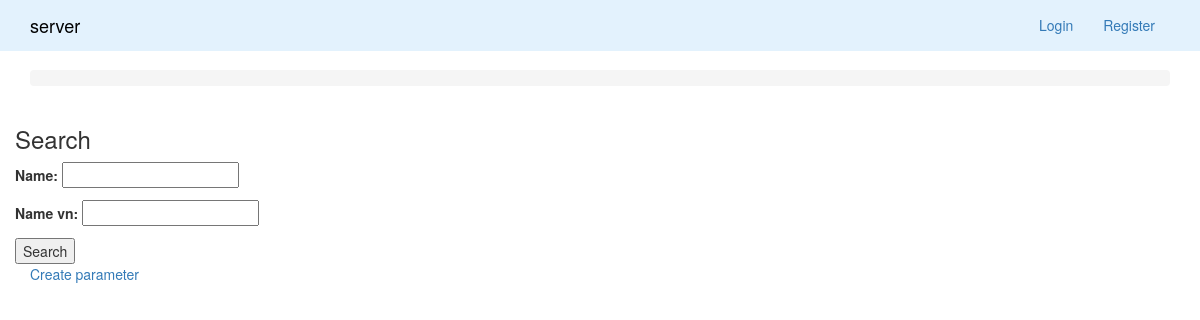
/parameter/, run on an earlier commit of the app's database.
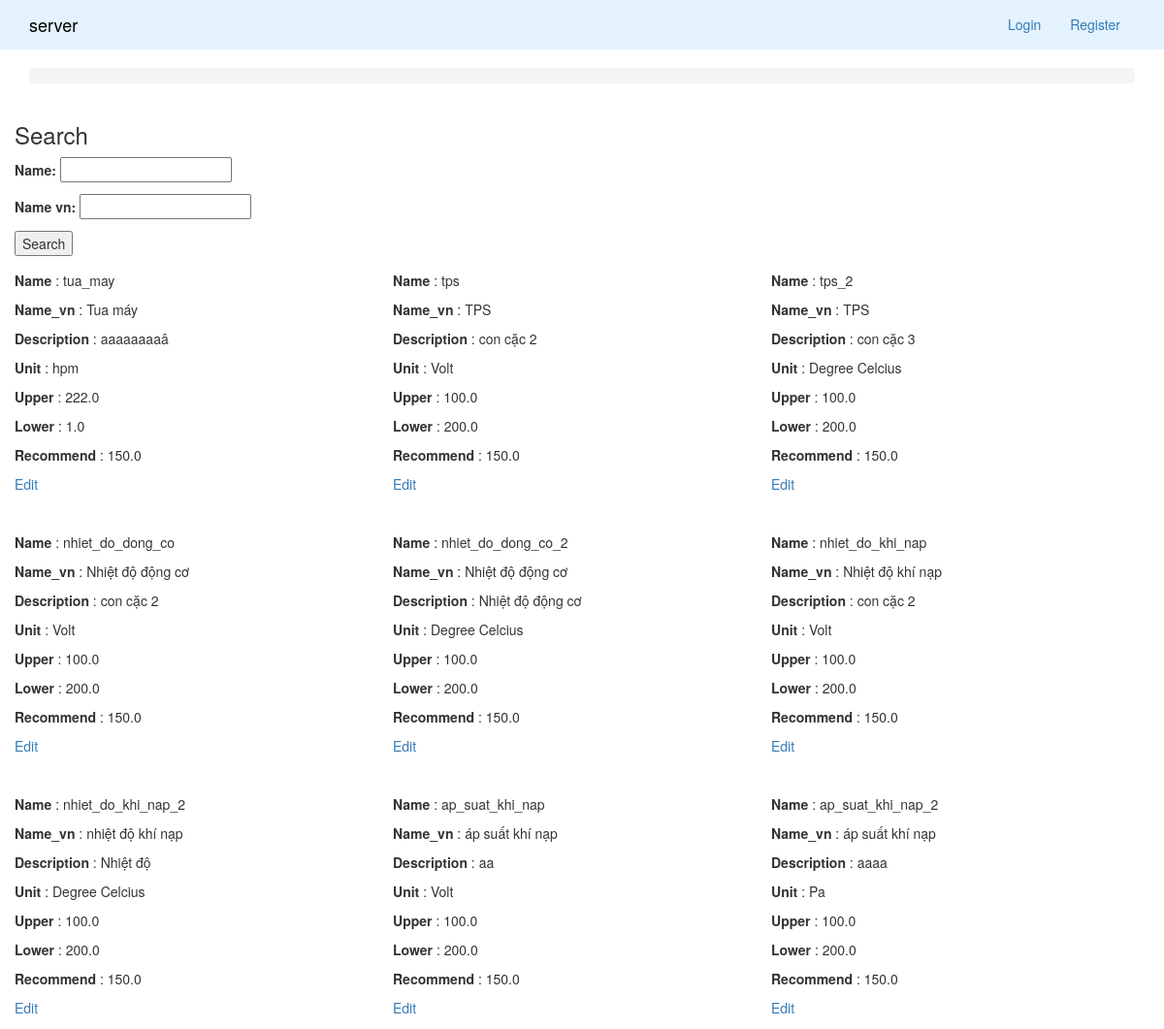
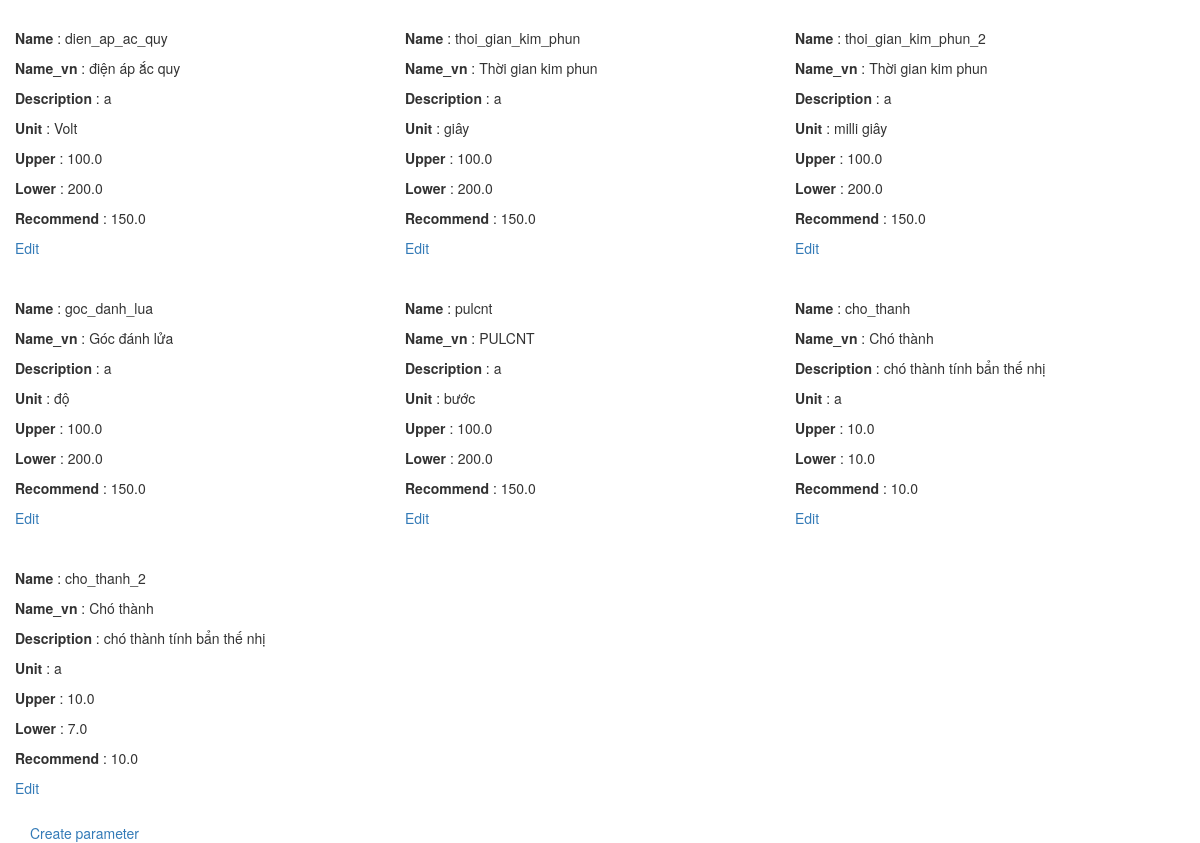
And on a later commit of the database (2 pictures, top to bottom).
### firmware/models/Parameter.py (models this page shows)
class Parameter(models.Model):
    name = models.CharField(max_length=200, unique=True)
    name_vn = models.CharField(max_length=200)
    description = models.CharField(max_length=500)
    unit = models.CharField(max_length=200)
    upper = models.FloatField()
    lower = models.FloatField()
    recommend = models.FloatField()

### firmware/views/ParameterView.py (the view, shortened to what this page needs)
# urls.py: url(r'^parameter/$', ParameterView.as_view(), name='parameter'),
class ParameterView(View):
    template_name = 'firmware/parameter.html'
    def get_parameters(self):
        parameters = Parameter.objects.all()
        return parameters
    def get_items(self, parameters):
        items = []
        for parameter in parameters:
            item = {
                'id': parameter.id,
                'name': parameter.name,
                'name_vn': parameter.name_vn,
                'description': parameter.description,
                'unit': parameter.unit,
                'upper': parameter.upper,
                'lower': parameter.lower,
                'recommend': parameter.recommend
            }
            items.append(item)
        return items
    def get(self, request):
        parameters = self.get_parameters()
        items = self.get_items(parameters)
        context = {
            'items': items,
            'search_parameter_form': SearchParameterForm()
        }
        return TemplateResponse(request, self.template_name, context)

### firmware/forms/SearchParameterForm.py
class SearchParameterForm(forms.Form):
    name = forms.CharField(required=False)
    name_vn = forms.CharField(required=False)

### firmware/context_processors.py (called while the page is built)
def is_moderator(request):
    return request.user.groups.filter(name='moderator').exists()

def user(request):
    return {
        'user': request.user,
        'moderator': is_moderator(request)
    }

### templates/firmware/parameter.html (shortened to what this page needs)
{% extends 'includes/layout.html' %}
{% load static %}
{% load humanize %}
{% load mathfilters %}
{% block content %}
    <div class="row">
        {% if search_parameter_form %}
            <h3> Search </h3>
            <form method='post'>{% csrf_token %}
                {{ search_parameter_form.as_p }}
                <button type='submit'> Search </button>
            </form>
        {% endif %}
    </div>
    <div class="row">
        {% for item in items %}
            <div class='col-lg-4' style='margin: 15px 0'>
                <div class="row">
                    <p> <strong> Name </strong>: {{item.name}} </p>
                    <p> <strong> Name_vn </strong>: {{item.name_vn}} </p>
                    <p> <strong> Description </strong>: {{item.description}} </p>
                    <p> <strong> Unit </strong>: {{item.unit}} </p>
                    <p> <strong> Upper </strong>: {{item.upper}} </p>
                    <p> <strong> Lower </strong>: {{item.lower}} </p>
                    <p> <strong> Recommend </strong>: {{item.recommend}} </p>
                    <p> <a href='{% url 'firmware:parameter-edit' item.id %}'> Edit </a> </p>
                </div>
            </div>
        {% endfor %}
    </div>
    {% if not create_parameter_form and not parameter_edit_form %}
        <a href="{% url 'firmware:create-parameter' %}" class='button'> Create parameter</a>
    {% endif %}
{% endblock %}

### templates/includes/layout.html (shortened to what this page needs)
<!DOCTYPE html>
<html lang="en">
{% include "includes/head.html" %}
<body>
    {% include "includes/nav.html" %}
    <div class="container">
        {% block breadcrumb %}
            <div class="row">
                <div class="col-md-12">
                    <ol class="breadcrumb">
                    </ol>
                </div>
            </div>
        {% endblock %}
        {% block content %}
        {% endblock %}
    </div>
</body>

### templates/includes/head.html (shortened to what this page needs)
<head>
    {% load static %}
    <link href="{% static 'css/bootstrap.min.css' %}" rel="stylesheet">
    <link href="{% static 'css/shop-homepage.css' %}" rel="stylesheet">
</head>

### templates/includes/nav.html (shortened to what this page needs)
{% load static %}
<nav class="navbar navbar-light navbar-fixed-top" style="background-color: #e3f2fd;" role="navigation">
    <div class="container">
        <div class="navbar-header">
            <a class="navbar-brand" href="{% url 'firmware:index' %}" style="color: #000;">server</a>
        </div>
        <div class="collapse navbar-collapse" id="bs-example-navbar-collapse-1">
            <div class="collapse navbar-collapse">
                <ul class="nav navbar-nav" style="float: right;">
                    {% if user.is_authenticated %}
                        <li class="navbar-text navbar-left">Logged in as
                        {% if moderator %}
                            <strong>moderator</strong>
                        {% endif %}
                        {{ user.username }}</li>
                        <li>
                            <a href="{% url 'firmware:logout' %}">Logout</a>
                        </li>
                    {% else %}
                        <li>
                            <a href="{% url 'firmware:login' %}">Login</a>
                        </li>
                        <li>
                            <a href="{% url 'firmware:register' %}">Register</a>
                        </li>
                    {% endif %}
                </ul>
            </div>
        </div>
    </div>
</nav>

### static/css/shop-homepage.css (style rules this page uses)
body { padding-top: 70px; }

What changed in the data, as far as the page shows it:
added Parameter: name "tua_may", name_vn "Tua máy", description "aaaaaaaaâ", unit "hpm", upper "222.0", lower "1.0", recommend "150.0"
added Parameter: name "tps", name_vn "TPS", description "con cặc 2", unit "Volt", upper "100.0", lower "200.0", recommend "150.0"
added Parameter: name "tps_2", name_vn "TPS", description "con cặc 3", unit "Degree Celcius", upper "100.0", lower "200.0", recommend "150.0"
added Parameter: name "nhiet_do_dong_co", name_vn "Nhiệt độ động cơ", description "con cặc 2", unit "Volt", upper "100.0", lower "200.0", recommend "150.0"
added Parameter: name "nhiet_do_dong_co_2", name_vn "Nhiệt độ động cơ", description "Nhiệt độ động cơ", unit "Degree Celcius", upper "100.0", lower "200.0", recommend "150.0"
added Parameter: name "nhiet_do_khi_nap", name_vn "Nhiệt độ khí nạp", description "con cặc 2", unit "Volt", upper "100.0", lower "200.0", recommend "150.0"
added Parameter: name "nhiet_do_khi_nap_2", name_vn "nhiệt độ khí nạp", description "Nhiệt độ", unit "Degree Celcius", upper "100.0", lower "200.0", recommend "150.0"
added Parameter: name "ap_suat_khi_nap", name_vn "áp suất khí nạp", description "aa", unit "Volt", upper "100.0", lower "200.0", recommend "150.0"
added Parameter: name "ap_suat_khi_nap_2", name_vn "áp suất khí nạp", description "aaaa", unit "Pa", upper "100.0", lower "200.0", recommend "150.0"
added Parameter: name "dien_ap_ac_quy", name_vn "điện áp ắc quy", unit "Volt", upper "100.0", lower "200.0", recommend "150.0"
added Parameter: name "thoi_gian_kim_phun", name_vn "Thời gian kim phun", unit "giây", upper "100.0", lower "200.0", recommend "150.0"
added Parameter: name "thoi_gian_kim_phun_2", name_vn "Thời gian kim phun", unit "milli giây", upper "100.0", lower "200.0", recommend "150.0"
added Parameter: name "goc_danh_lua", name_vn "Góc đánh lửa", unit "độ", upper "100.0", lower "200.0", recommend "150.0"
added Parameter: name "pulcnt", name_vn "PULCNT", unit "bước", upper "100.0", lower "200.0", recommend "150.0"
added Parameter: name "cho_thanh", name_vn "Chó thành", description "chó thành tính bẩn thế nhị", upper "10.0", lower "10.0", recommend "10.0"
added Parameter: name "cho_thanh_2", name_vn "Chó thành", description "chó thành tính bẩn thế nhị", upper "10.0", lower "7.0", recommend "10.0"
Also different on the page:
new list line: "Name : Name_vn : Description : Unit : Upper : Lower : Recommend : Edit"
new list line: "Name : Name_vn : Description : a Unit : Upper : Lower : Recommend : Edit"
new list line: "Name : Name_vn : Description : Unit : a Upper : Lower : Recommend : Edit"
